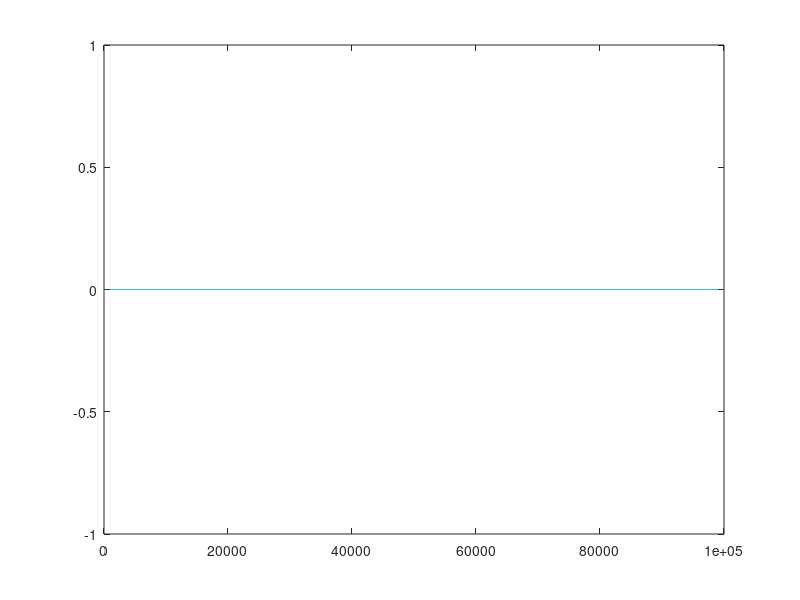
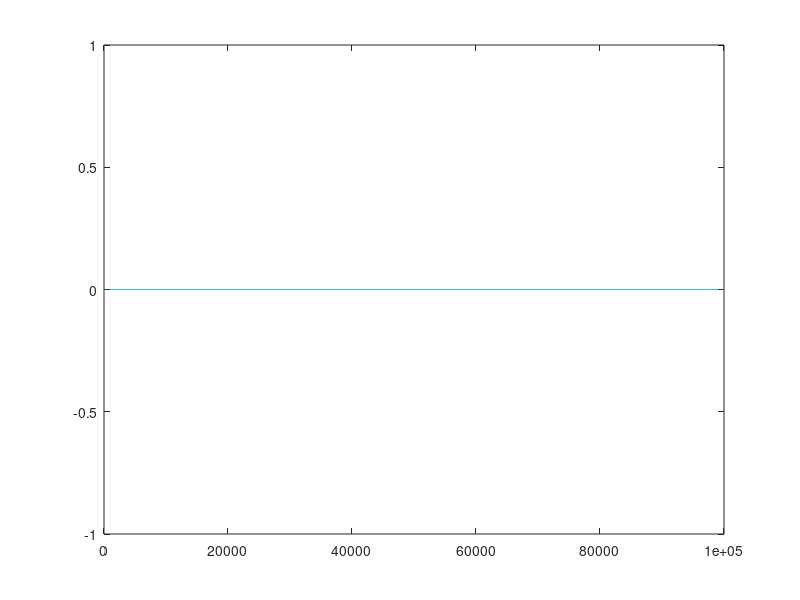
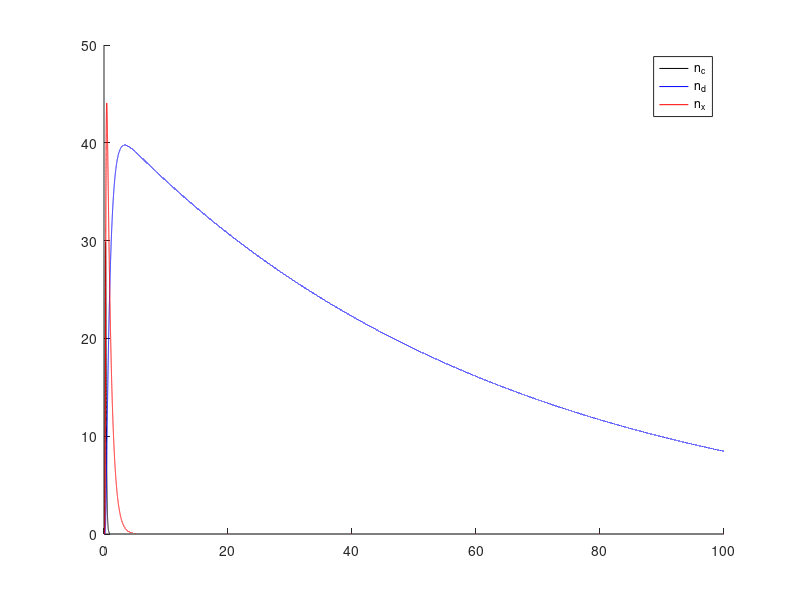
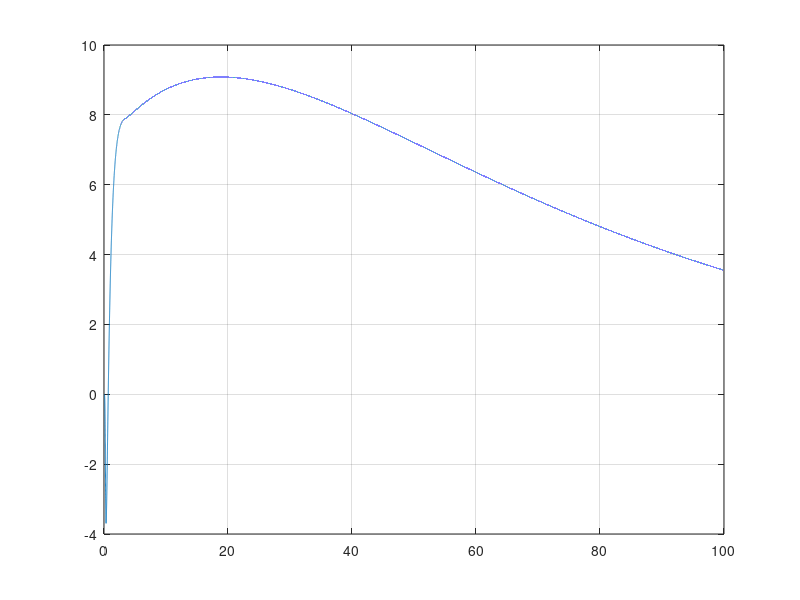

MATLAB code for these plots, in order:
function diffabs
pulsewidth=50; %fs laser
sigsq = pulsewidth.^2; %sigma squared = width of the envelope squared in fs^2
I0 = 0.5;
I = @(t) I0*exp((-t.^2)/(2*sigsq)); %intensity envelope gaussian
N=100000; dt=1; %total time and resolution
n_c=zeros(1,N);
n_ex=zeros(1,N);
%c_rel_time = 100;
%c_cap_time=1000;
ex_cap_time=1000;%zeros(1,N);
c_rel_time=100;
d_rel_time=62000;
ex_rel_time=2000;
ph_rel_time = 20000;
n_d=zeros(1,N); 
n_ph=zeros(1,N);
for ii=1:N-1
    t=(ii-1)*dt;
    n_c(ii+1) = dt*(I(t-200) - (n_c(ii)/c_rel_time))+n_c(ii);
    n_ex(ii+1) = dt*((n_c(ii)/c_rel_time) - (n_ex(ii)/ex_rel_time)-(n_ex(ii)/ex_cap_time))+n_ex(ii);
    n_d (ii+1) = dt*((n_ex(ii)/ex_cap_time) - (n_d(ii)/d_rel_time))+n_d(ii);
    if n_d(ii+1)<n_d(ii)
        n_ph(ii)=n_ph(ii) + 12*(n_d(ii)-n_d(ii+1));%12 is fitting parameter
    end
    if n_ph(ii)>0
        n_ph(ii+1) = -dt*(n_ph(ii)/ph_rel_time) + n_ph(ii);
    end
end
%*(100-n_d(ii));*(100-n_d(ii))
alphaexc=1.0;alphadef=2.0;n_d_init=n_d(1);alphacarrierBGR=0.3;%(1000-n_d(ii))
alphaphBGR=-0.4;factor = 0.1;
diffabs = factor*(-alphaexc*(n_ex) + alphadef*(n_d - n_d_init) - alphacarrierBGR*(n_c) - alphaphononBGR(N,dt)-alphaphBGR*n_ph);
t = dt*(1:N)/1000;
figure
hold on
plot(t,n_c,'k','DisplayName','n_c')
plot(t,n_d,'b','DisplayName','n_d')
plot(t,n_ex,'r','DisplayName','n_x')
%plot(t,n_ph,'c','DisplayName','n_p')
legend('show');
hold off
figure;
plot(t,diffabs)
grid on;
figure;
plot(t,n_ph)
function BG = alphaphononBGR(N,dt)
    BGwidth = 10000;
    sigsqr = BGwidth^2; %sigma squared = width of the envelope squared in fs^2
    I0r = 0;%0.011;%0.005;
    Ir = @(t) I0r*exp(-(t.^2)/(2*sigsqr)); %intensity envelope
    BG = zeros(1,N);BGrel=100000;
    for jj = 1:N-1
        tr=(jj-1)*dt;
        BG(jj+1) = BG(jj)+ dt*(Ir(tr-200)-(BG(jj)/BGrel));
    end
    figure
    plot(dt*(1:N),BG)
    figure; plot(dt*(1:N),Ir(dt*(1:N)-200))
end

end
    